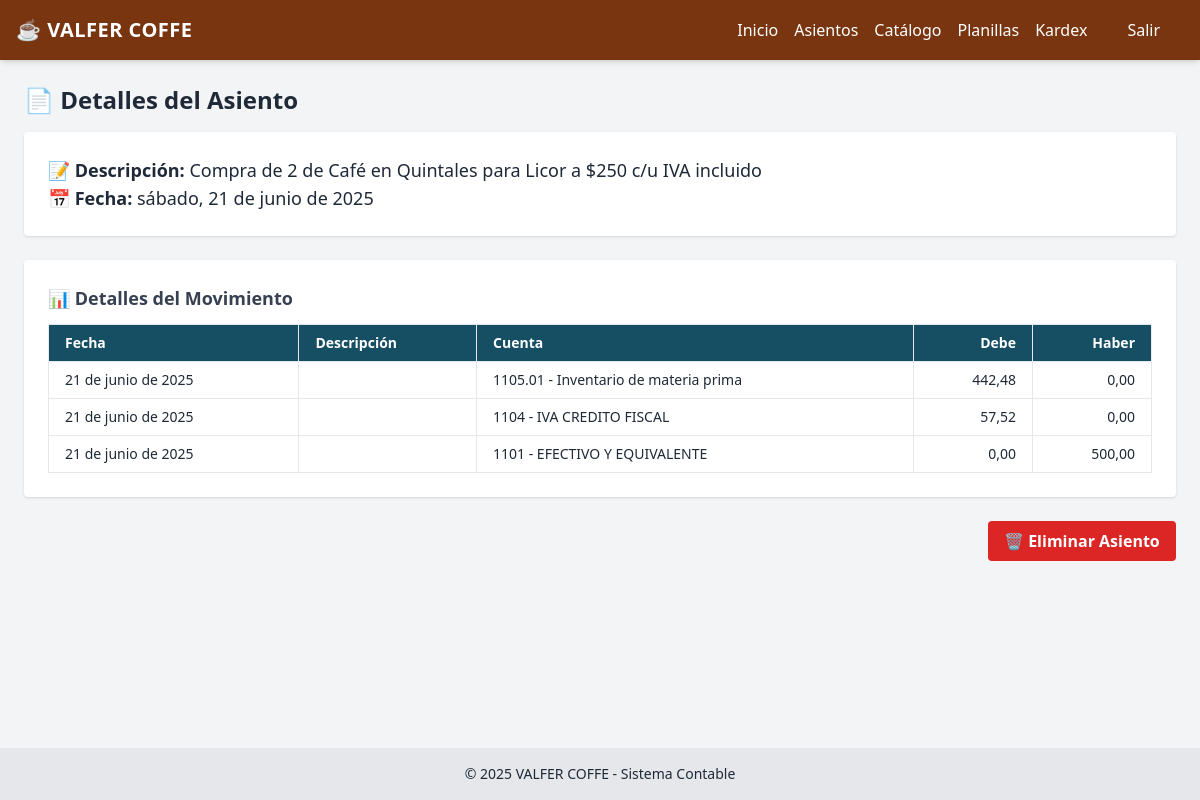
The app's page /asientos/3/ with its own data.
### contabilidad/models.py (models this page shows, shortened)
class AsientoContable(models.Model):
    fecha = models.DateField()
    descripcion = models.TextField()
    creado_en = models.DateTimeField(auto_now_add=True)

class DetalleAsiento(models.Model):
    asiento = models.ForeignKey(AsientoContable, on_delete=models.CASCADE)
    fecha = models.DateField(null=True, blank=True)
    descripcion = models.CharField(max_length=255, blank=True)
    cuenta = models.ForeignKey(CuentaContable, on_delete=models.CASCADE)
    debe = models.DecimalField(max_digits=12, decimal_places=2, default=0)
    haber = models.DecimalField(max_digits=12, decimal_places=2, default=0)

class CuentaContable(models.Model):
    codigo = models.CharField(max_length=20, unique=True)
    nombre = models.CharField(max_length=255)
    tipo = models.CharField(max_length=50, choices=TIPOS_CUENTA)
    nivel = models.IntegerField()
    padre = models.ForeignKey('self', null=True, blank=True, on_delete=models.CASCADE)
    def __str__(self):
        return f"{self.codigo} - {self.nombre}"

### contabilidad/views.py (the view)
# urls.py: path('asientos/<int:asiento_id>/', views.ver_asiento, name='ver_asiento'),
def ver_asiento(request, asiento_id):
    asiento = get_object_or_404(AsientoContable, pk=asiento_id)
    detalles = asiento.detalleasiento_set.all()
    return render(request, 'contabilidad/ver_asiento.html', {'asiento': asiento, 'detalles': detalles})

### contabilidad/templates/contabilidad/ver_asiento.html (shortened to what this page needs)
{% extends 'contabilidad/base.html' %}
{% block content %}
  <h2 class="text-2xl font-semibold mb-4">📄 Detalles del Asiento</h2>
  <div class="bg-white shadow rounded p-6 mb-6">
    <p class="text-lg text-gray-800"><strong>📝 Descripción:</strong> {{ asiento.descripcion }}</p>
    <p class="text-lg text-gray-800"><strong>📅 Fecha:</strong> {{ asiento.fecha|date:"l, j \d\e F \d\e Y" }}</p>
  </div>
  <div class="bg-white shadow rounded p-6 mb-6">
    <h3 class="text-lg font-semibold mb-3 text-gray-700">📊 Detalles del Movimiento</h3>
    <div class="overflow-x-auto">
      <table class="min-w-full text-sm text-left border">
        <thead class="bg-cyan-900 text-white">
          <tr>
            <th class="border px-4 py-2">Fecha</th>
            <th class="border px-4 py-2">Descripción</th>
            <th class="border px-4 py-2">Cuenta</th>
            <th class="border px-4 py-2 text-right">Debe</th>
            <th class="border px-4 py-2 text-right">Haber</th>
          </tr>
        </thead>
        <tbody>
          {% for detalle in detalles %}
            <tr class="border-t hover:bg-gray-50">
              <td class="border px-4 py-2">{{ detalle.fecha|date:"d \d\e F \d\e Y" }}</td>
              <td class="border px-4 py-2">{{ detalle.descripcion }}</td>
              <td class="border px-4 py-2">{{ detalle.cuenta }}</td>
              <td class="border px-4 py-2 text-right">{{ detalle.debe|floatformat:2 }}</td>
              <td class="border px-4 py-2 text-right">{{ detalle.haber|floatformat:2 }}</td>
            </tr>
          {% endfor %}
        </tbody>
      </table>
    </div>
  </div>
  <div class="text-right">
    <button id="btnEliminar" class="bg-red-600 hover:bg-red-700 text-white font-bold py-2 px-4 rounded transition duration-300 ease-in-out animate__animated animate__pulse">🗑️ Eliminar Asiento</button>
  </div>
  <link rel="stylesheet" href="https://cdnjs.cloudflare.com/ajax/libs/animate.css/4.1.1/animate.min.css"/>
{% endblock %}

### records on screen
AsientoContable: descripcion "Compra de 2 de Café en Quintales para Licor a $250 c/u IVA incluido", fecha "sábado, 21 de junio de 2025"
DetalleAsiento: fecha "21 de junio de 2025", cuenta "1105.01 - Inventario de materia prima", debe "442,48", haber "0,00"
DetalleAsiento: fecha "21 de junio de 2025", cuenta "1104 - IVA CREDITO FISCAL", debe "57,52", haber "0,00"
DetalleAsiento: fecha "21 de junio de 2025", cuenta "1101 - EFECTIVO Y EQUIVALENTE", debe "0,00", haber "500,00"
